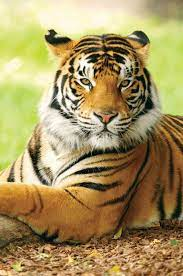
#> input picture Assignment_4/tiger.jpeg, 183 x 276 px, found by its file name
$ jupyter execute OpenCV.ipynb
#> lines starting #> are read from the running program, lines starting #| are printed output that depends on the picture; after the words box and inside, x2 and y2 are one past the last pixel; in counts of white or black regions, pixels touching at a corner belong together
[cell 1]
#openCV
import cv2
print(cv2.__version__)

[cell 2]
# loading and displaying an image
# Read the image from the specified file path into a variable 'img'.
# 'cv2.imread()' reads the image as a NumPy array. The 'r' before the string denotes a raw string to avoid escape characters (e.g., '\n').
img = cv2.imread(r'C:\Users\Dell\Downloads\BOOTCAMP\Day4\tiger.jpeg')
#> img is the input picture: shape (276, 183, 3); mean B, G, R 96.5, 147, 166

# Display the image in a window. The first argument is the window name (title), and the second is the image to be displayed.
cv2.imshow('Image', img)

# Wait for a key press indefinitely (0 means infinite delay).
# This allows the window to stay open until any key is pressed.
cv2.waitKey(0)

# Close all OpenCV windows that were opened (like the image display window) after a key press.
cv2.destroyAllWindows()

[cell 3]
img.shape
#> Out = (276, 183, 3)

[cell 4]
# Basic image Operations

resize_img=cv2.resize(img,(400,600))
cv2.imshow('Resized Image',resize_img)
cv2.waitKey(0)
cv2.destroyAllWindows()

[cell 5]
#Convert image into grascale
gray_img=cv2.cvtColor(img,cv2.COLOR_BGR2GRAY)
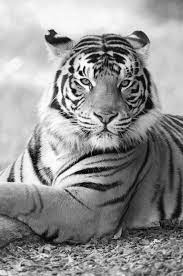
#> gray_img: shape (276, 183); min 0, max 254, mean 146.9
cv2.imshow('Gray Image',gray_img)
cv2.waitKey(0)
cv2.destroyAllWindows()

[cell 6]
print(gray_img.shape)
#| (276, 183)

[cell 7]
#Crop image
crop_img=gray_img[1:200,1:266]
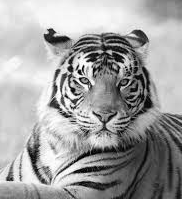
#> crop_img: shape (199, 182); min 0, max 254, mean 161.1
cv2.imshow('Crop Image',crop_img)
cv2.waitKey(0)
cv2.destroyAllWindows()

[cell 8]
#Rotat image
(h,w)=resize_img.shape[:2]
#> h = 600; w = 400
center= (w//2,h//2)
#> center = (200, 300)
M=cv2.getRotationMatrix2D(center,37,1.0)
rotated_img=cv2.warpAffine(resize_img,M,(w,h))
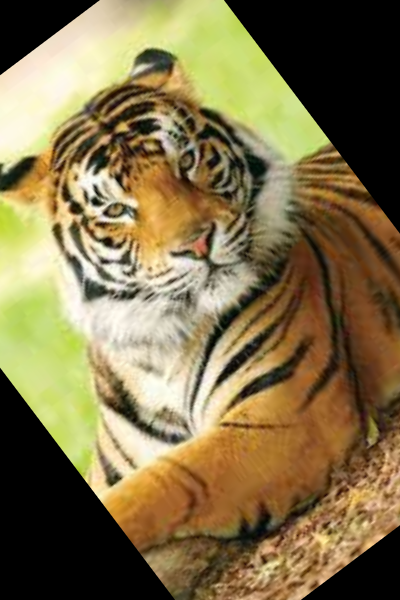
#> rotated_img: shape (600, 400, 3); mean B, G, R 74.7, 113.8, 129.6
cv2.imshow('Rotated Image',rotated_img)
cv2.waitKey(0)
cv2.destroyAllWindows()

[cell 9]
#blur image
#gaussianBlur

blur_img = cv2.GaussianBlur(resize_img,(5,5),5)
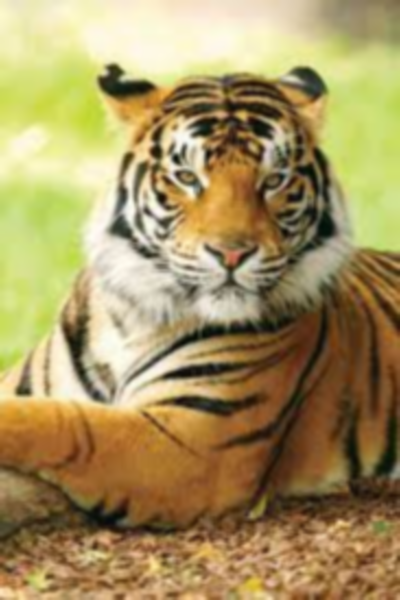
#> blur_img: shape (600, 400, 3); mean B, G, R 96.3, 146.9, 165.9
cv2.imshow('Blur Image',blur_img)
cv2.waitKey(0)
cv2.destroyAllWindows()

[cell 10]
#Media blur
Median_blur_img = cv2.medianBlur(resize_img,5)
cv2.imshow('Median Image blur',Median_blur_img)
cv2.waitKey(0)
cv2.destroyAllWindows()

[cell 11]
#bilateral blur
bilateral_blur = cv2.bilateralFilter(resize_img,9,75,75)
cv2.imshow('Bilateral Image blur',bilateral_blur)
cv2.waitKey(0)
cv2.destroyAllWindows()

[cell 12]
#Average Blur
average_blur = cv2.blur(resize_img,(5,5))
cv2.imshow('Average Image blur',bilateral_blur)
cv2.waitKey(0)
cv2.destroyAllWindows()

[cell 13]
#Image Thresholding
#Binary Thresholding
_,thresh_img=cv2.threshold(gray_img,127,255, cv2.THRESH_BINARY)
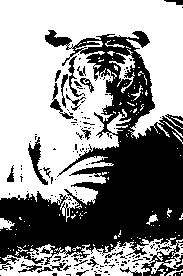
#> thresh_img: shape (276, 183); 57.9% white; 164 black regions (138 under 20 px), largest, box (x1, y1, x2, y2) and area: (0, 30, 183, 276) 19180, (28, 137, 48, 185) 305, (50, 83, 74, 119) 177
cv2.imshow('Binary Thresholding',thresh_img)
cv2.waitKey(0)
cv2.destroyAllWindows()

[cell 14]
#Inverse Binary Thresholding
_,thresh_img=cv2.threshold(gray_img,127,255, cv2.THRESH_BINARY_INV)
cv2.imshow('Inverse Binary Thresholding',thresh_img)
cv2.waitKey(0)
cv2.destroyAllWindows()

[cell 15]
#truncated threshold
_,thresh_img=cv2.threshold(gray_img,127,255, cv2.THRESH_TRUNC)
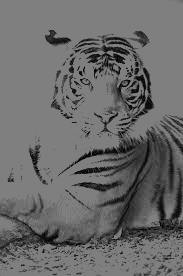
#> thresh_img: shape (276, 183); min 0, max 127, mean 106.3
cv2.imshow('Truncated Thresholding',thresh_img)
cv2.waitKey(0)
cv2.destroyAllWindows()

[cell 16]
#Zero threshold
_,thresh_img=cv2.threshold(gray_img,127,255, cv2.THRESH_TOZERO)
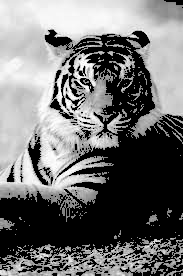
#> thresh_img: shape (276, 183); min 0, max 254, mean 114.2
cv2.imshow('Zero Thresholding',thresh_img)
cv2.waitKey(0)
cv2.destroyAllWindows()

[cell 17]
#Inverse Zero threshold
_,thresh_img=cv2.threshold(gray_img,127,255, cv2.THRESH_TOZERO_INV)
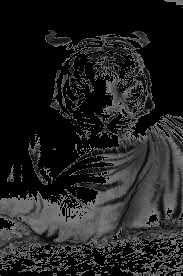
#> thresh_img: shape (276, 183); min 0, max 127, mean 32.8
cv2.imshow('Inverse Zero Thresholding',thresh_img)
cv2.waitKey(0)
cv2.destroyAllWindows()

[cell 18]
#Adaptive Threshold
adaptive_thresh_img=cv2.adaptiveThreshold(gray_img,255, cv2.ADAPTIVE_THRESH_GAUSSIAN_C,cv2.THRESH_BINARY,11,2)
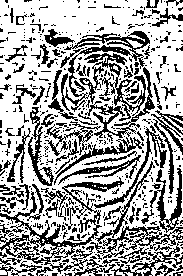
#> adaptive_thresh_img: shape (276, 183); 65% white; black in thin lines or dots
cv2.imshow('Adaptive Thresholding',adaptive_thresh_img)
cv2.waitKey(0)
cv2.destroyAllWindows()

[cell 19]
#Edge Detection
#Canny Edge Detection
edges =cv2.Canny(resize_img,127,255)
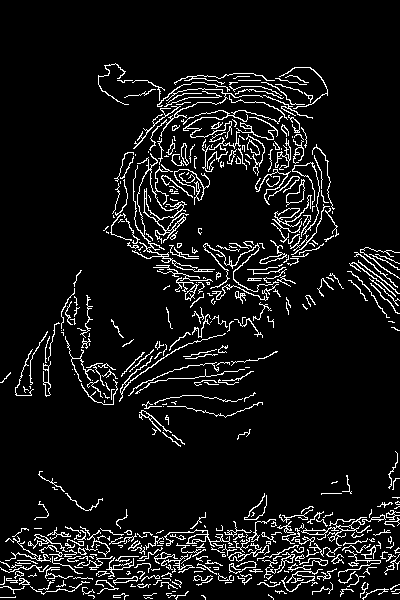
#> edges: shape (600, 400); 7.9% white in thin lines or dots, all inside (x1, y1, x2, y2) = (0, 63, 400, 600)
cv2.imshow('Canny Edge Detection ',edges)
cv2.waitKey(0)
cv2.destroyAllWindows()
